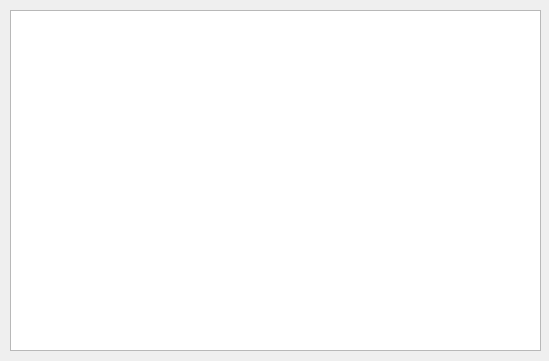
<?xml version="1.0" encoding="UTF-8"?>
<ui version="4.0">
 <class>KruskalGraph</class>
 <widget class="QWidget" name="KruskalGraph">
  <property name="geometry">
   <rect>
    <x>0</x>
    <y>0</y>
    <width>549</width>
    <height>361</height>
   </rect>
  </property>
  <property name="windowTitle">
   <string>Form</string>
  </property>
  <widget class="QGraphicsView" name="graphicsView">
   <property name="geometry">
    <rect>
     <x>10</x>
     <y>10</y>
     <width>531</width>
     <height>341</height>
    </rect>
   </property>
  </widget>
 </widget>
 <resources/>
 <connections/>
</ui>
